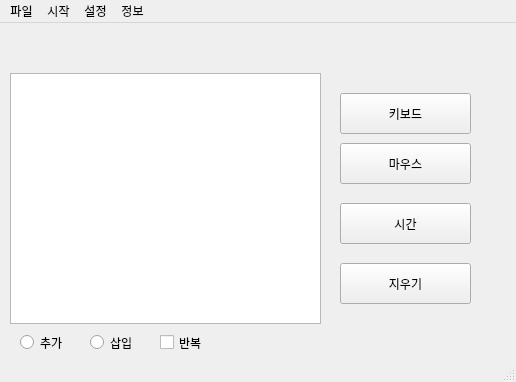
<?xml version="1.0" encoding="UTF-8"?>
<ui version="4.0">
 <class>MainWindow</class>
 <widget class="QMainWindow" name="MainWindow">
  <property name="geometry">
   <rect>
    <x>0</x>
    <y>0</y>
    <width>516</width>
    <height>382</height>
   </rect>
  </property>
  <property name="windowTitle">
   <string>MainWindow</string>
  </property>
  <widget class="QWidget" name="centralwidget">
   <widget class="QListWidget" name="listWindow">
    <property name="geometry">
     <rect>
      <x>10</x>
      <y>50</y>
      <width>311</width>
      <height>251</height>
     </rect>
    </property>
   </widget>
   <widget class="QPushButton" name="btnKeyBoard">
    <property name="geometry">
     <rect>
      <x>340</x>
      <y>70</y>
      <width>131</width>
      <height>41</height>
     </rect>
    </property>
    <property name="text">
     <string>키보드</string>
    </property>
   </widget>
   <widget class="QPushButton" name="btnMouse">
    <property name="geometry">
     <rect>
      <x>340</x>
      <y>120</y>
      <width>131</width>
      <height>41</height>
     </rect>
    </property>
    <property name="text">
     <string>마우스</string>
    </property>
   </widget>
   <widget class="QPushButton" name="btnTime">
    <property name="geometry">
     <rect>
      <x>340</x>
      <y>180</y>
      <width>131</width>
      <height>41</height>
     </rect>
    </property>
    <property name="text">
     <string>시간</string>
    </property>
   </widget>
   <widget class="QPushButton" name="btnErase">
    <property name="geometry">
     <rect>
      <x>340</x>
      <y>240</y>
      <width>131</width>
      <height>41</height>
     </rect>
    </property>
    <property name="text">
     <string>지우기</string>
    </property>
   </widget>
   <widget class="QRadioButton" name="btnAppend">
    <property name="geometry">
     <rect>
      <x>20</x>
      <y>310</y>
      <width>108</width>
      <height>19</height>
     </rect>
    </property>
    <property name="text">
     <string>추가</string>
    </property>
   </widget>
   <widget class="QRadioButton" name="btnInsert">
    <property name="geometry">
     <rect>
      <x>90</x>
      <y>310</y>
      <width>108</width>
      <height>19</height>
     </rect>
    </property>
    <property name="text">
     <string>삽입</string>
    </property>
   </widget>
   <widget class="QCheckBox" name="btnRepeat">
    <property name="geometry">
     <rect>
      <x>160</x>
      <y>310</y>
      <width>96</width>
      <height>19</height>
     </rect>
    </property>
    <property name="text">
     <string>반복</string>
    </property>
   </widget>
  </widget>
  <widget class="QStatusBar" name="statusbar"/>
  <widget class="QMenuBar" name="menubar">
   <property name="geometry">
    <rect>
     <x>0</x>
     <y>0</y>
     <width>516</width>
     <height>26</height>
    </rect>
   </property>
   <widget class="QMenu" name="menuS_Macro">
    <property name="title">
     <string>파일</string>
    </property>
   </widget>
   <widget class="QMenu" name="menuver_1_0">
    <property name="title">
     <string>시작</string>
    </property>
   </widget>
   <widget class="QMenu" name="menu">
    <property name="title">
     <string>설정</string>
    </property>
   </widget>
   <widget class="QMenu" name="menu_2">
    <property name="title">
     <string>정보</string>
    </property>
   </widget>
   <addaction name="menuS_Macro"/>
   <addaction name="menuver_1_0"/>
   <addaction name="menu"/>
   <addaction name="menu_2"/>
  </widget>
 </widget>
 <resources/>
 <connections/>
</ui>
